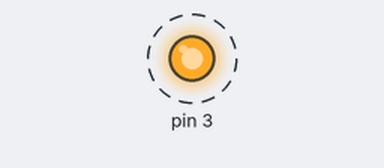
Recording of a sketch running on a simulated Arduino Uno, built with avr-gcc and run on an emulated ATmega328P. On the bench: output pins drawn as LEDs (lit = HIGH). Dashed ring = blinking.

Above: at 0.5 s.
Timing chart, 0 to 4.6 s (numbered marks = the images above):
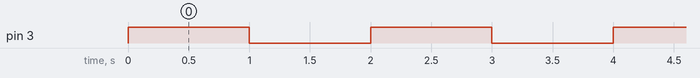

The sketch:

zero_to_seven.ino
```cpp
#include <led.h>

Led led(3);

void setup() {

}

void loop() {
  led.toggle();
  delay(1000);
}
```

Measured:
- by itself, pin 3: alternates HIGH for 1.0 s and LOW for 1.0 s
